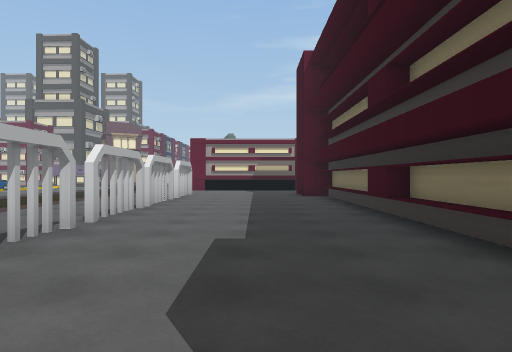
view 1 (above)

24 first-person views from a walk through a 3-D level made in the Unity game engine. The camera is 1.4 m above the floor, looks level and sees 75° across. The floor is counted in squares, 2 m on a side. Each view is taken from the middle of a square. On the plan, view 1 faces up. The plan holds only what a view shows up to about 10 squares ahead; the rest is blank. The place goes on beyond the plan. The player is left out. Some surface patterns are stand-ins.

view 2
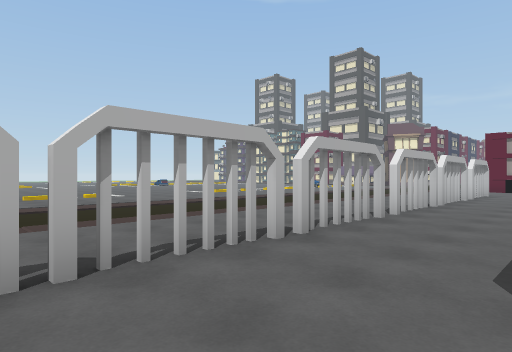

view 3
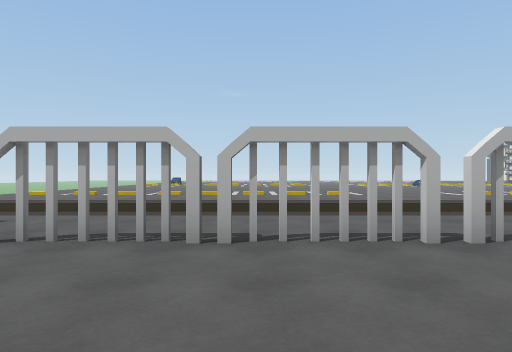

view 4
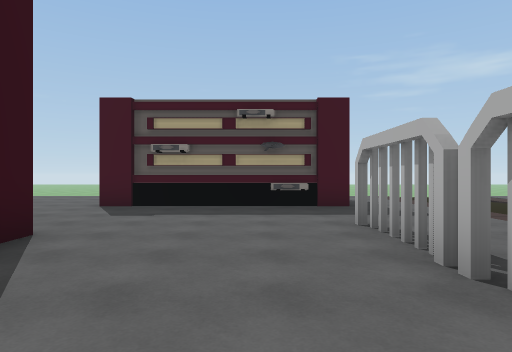

view 5
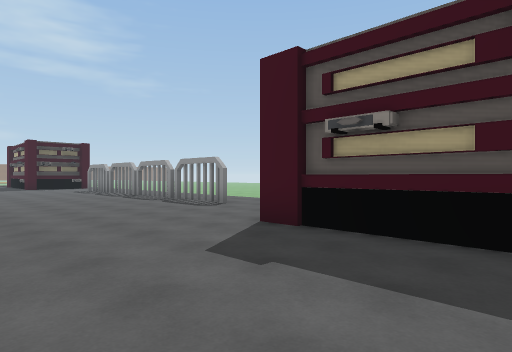

view 6
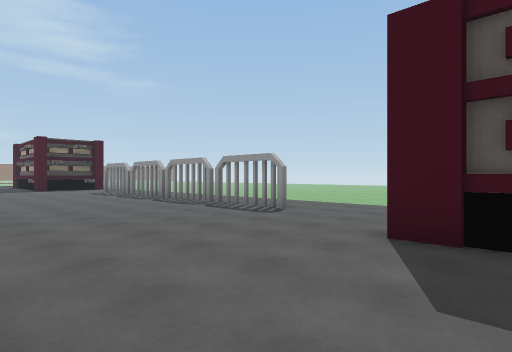

view 7
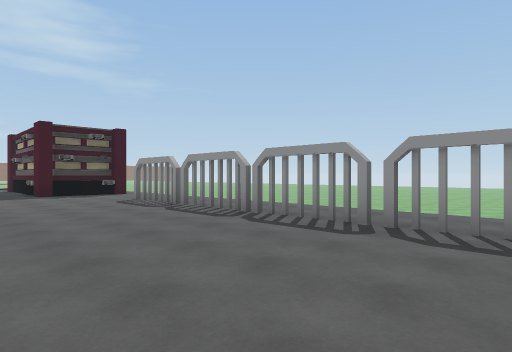

view 8
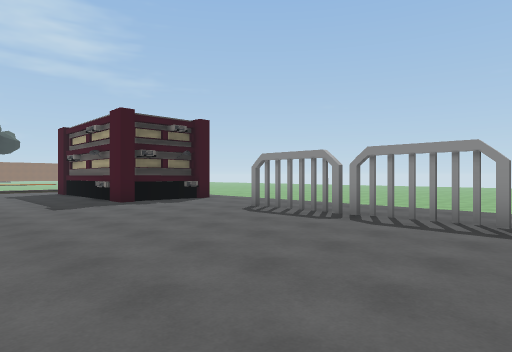

view 9
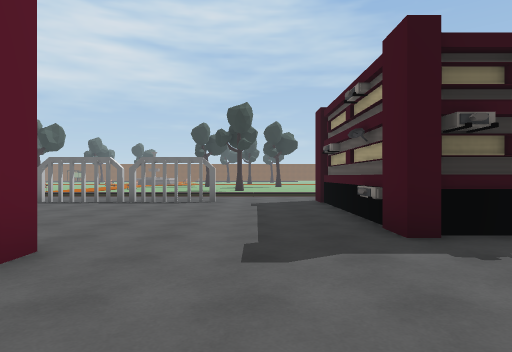

view 10
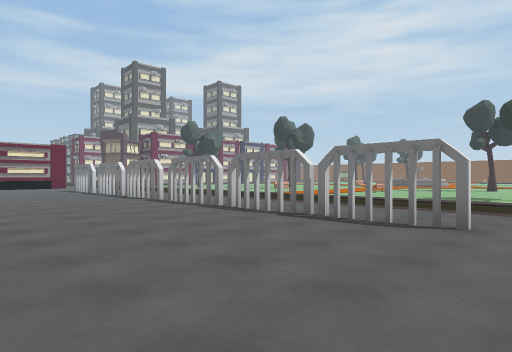

view 11
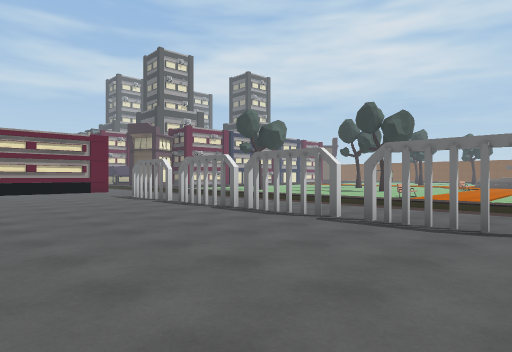

view 12
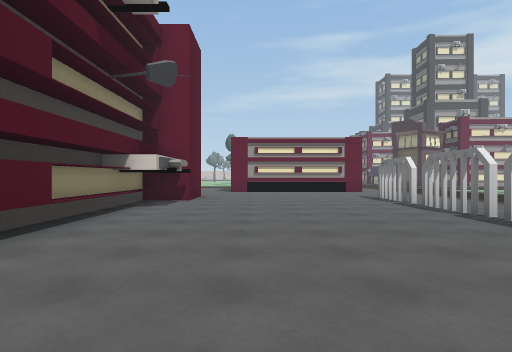

view 13
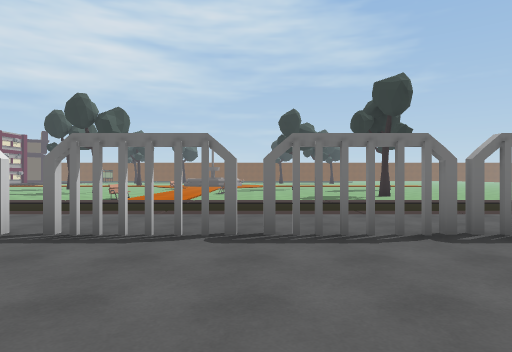

view 14
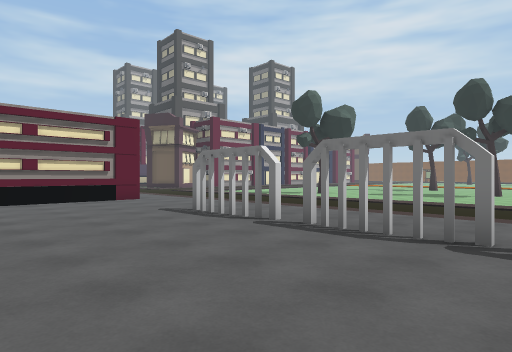

view 15
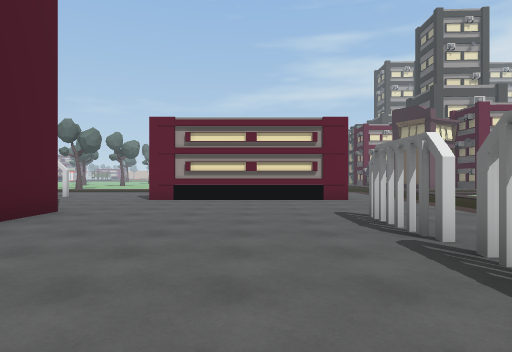

view 16
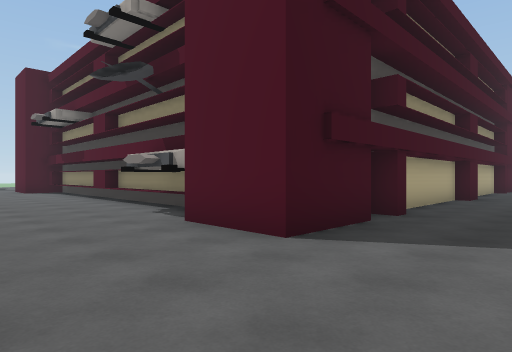

view 17
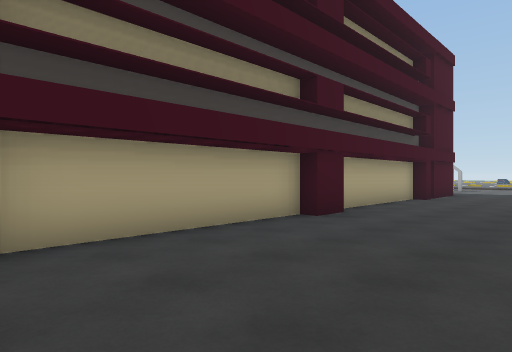

view 18
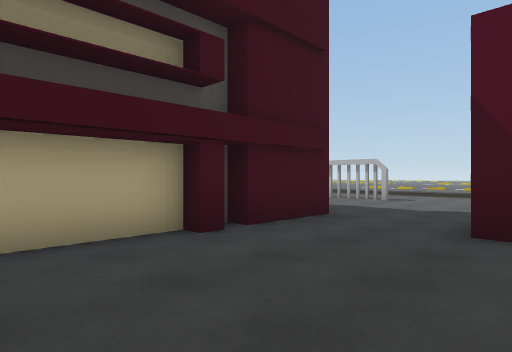

view 19
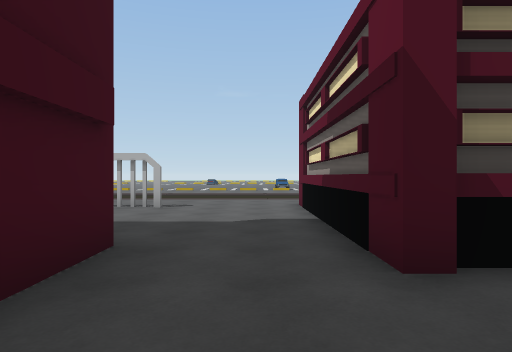

view 20
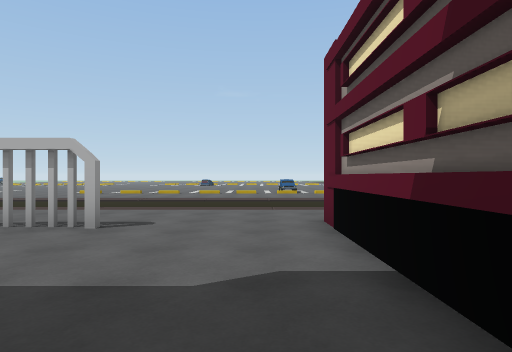

view 21
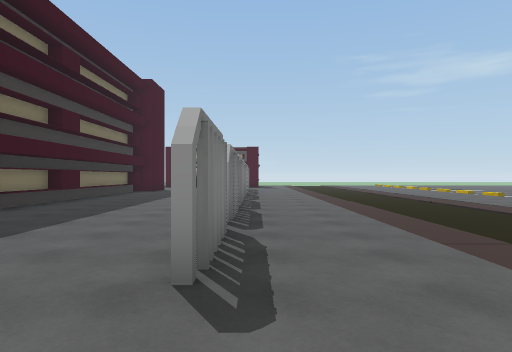

view 22
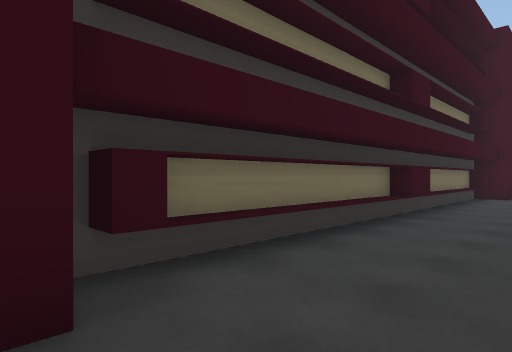

view 23
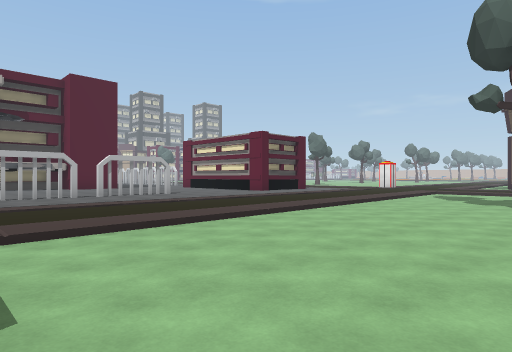

view 24
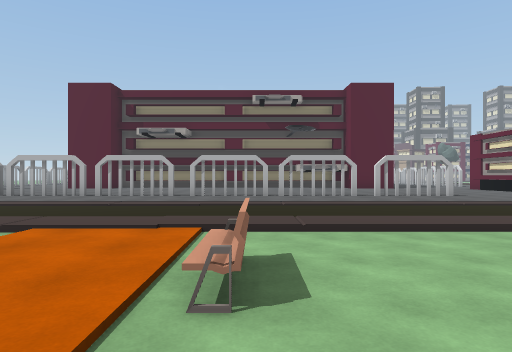

### Floor plan
Key: @ floor where view 1 was taken; # wall or solid block; x gap in a wall; . main floor; - floor 0.25 m lower than the main floor; / step, stairs or slope; T thing the floor can be seen under or through; R tree.
Columns run from 9 left of view 1 to 34 right of it. Each row starts with its distance up from view 1.
 17            #.....   ..... ..######.    /---
 16   ....######............. ............./--R
 15   ...................................../---
 14   ...................................../---
 13   .........#################.........../---
 12   ....#....##             ##.....#...../---
 11   ....x....##             ##.....x...../----
 10   .........##             ##.........../----
  9  .....#....##             ##.....#...../----
  8  .....#....##             #............/----
  7 ......x....##             #......x.....///--
  6 ......#....##             #......#.........
  5 /..........##             #...............
  4 /.....x....##              ......x...../-
  3 /.....#....##               .....#...../
  2 /.....x....#                .....x...../
  1 /.....#....#                 ....T...../
  0 /.....#..@.#                .....T...../
 -1 /.....x....#                .....x...../
 -2 /.....x....# ..    ...     #.....x...../
 -3 /....................................../
 -4 /..................................  ..
 -5 /..................................
 -6 /.....######................######
 -7 /.. ..      ................#
 -8              ..##########...

Positions as (right, up) in squares from view 1, and headings:
1: (0, 0), facing up
2: (0, -1), facing up-left
3: (1, 0), facing left
4: (-1, 2), facing down
5: (-1, -2), facing down-right
6: (1, -2), facing down-right
7: (6, -3), facing down-right
8: (10, -2), facing down-right
9: (15, -4), facing right
10: (19, -4), facing up-right
11: (19, 2), facing up-right
12: (20, 2), facing up
13: (20, 2), facing right
14: (20, 7), facing up-right
15: (22, 7), facing up
16: (21, 16), facing down-left
17: (15, 17), facing down-left
18: (7, 17), facing down-left
19: (5, 15), facing left
20: (2, 15), facing left
21: (-3, 15), facing down
22: (0, 12), facing down-right
23: (34, 7), facing up-left
24: (34, 7), facing left
